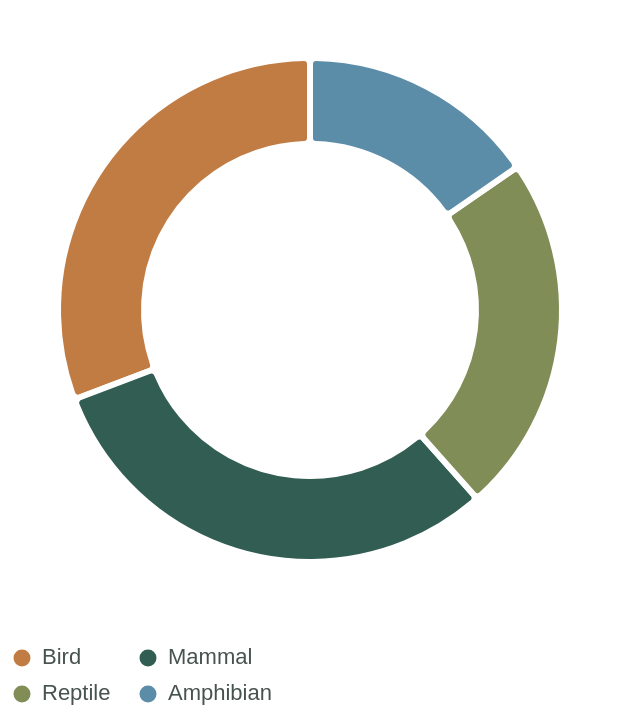

Express this chart as Vega-Lite.
### Vega-Lite specification from a JSON file in a GitHub repository (floating-point values rounded to 4 significant figures)
{"$schema": "https://vega.github.io/schema/vega-lite/v5.json", "background": null, "config": {"view": {"stroke": null}, "axis": {"labelColor": "#47534e", "titleColor": "#47534e", "gridColor": "#e7e8e2", "domainColor": "#c7cec5", "tickColor": "#c7cec5", "labelFont": "Arial", "titleFont": "Arial", "labelFontSize": 11, "titleFontSize": 11, "labelPadding": 7}, "legend": {"labelFont": "Arial", "titleFont": "Arial", "labelColor": "#47534e", "labelFontSize": 11, "titleColor": "#47534e"}, "text": {"font": "Arial"}, "header": {"labelFont": "Arial"}}, "data": {"values": [{"taxon": "Bird", "count": 4, "share": 30.8}, {"taxon": "Mammal", "count": 4, "share": 30.8}, {"taxon": "Reptile", "count": 3, "share": 23.1}, {"taxon": "Amphibian", "count": 2, "share": 15.4}]}, "width": "container", "height": 300, "view": {"stroke": null}, "mark": {"type": "arc", "innerRadius": 83, "outerRadius": 126, "stroke": "#ffffff", "strokeWidth": 3, "cornerRadius": 3}, "encoding": {"theta": {"field": "count", "type": "quantitative", "stack": true}, "color": {"field": "taxon", "type": "nominal", "scale": {"domain": ["Bird", "Mammal", "Reptile", "Amphibian"], "range": ["#c17c44", "#315d52", "#818d57", "#5c8da8"]}, "legend": {"title": null, "orient": "bottom", "direction": "horizontal", "columns": 2}}, "tooltip": [{"field": "taxon", "type": "nominal", "title": "Animal group"}, {"field": "count", "type": "quantitative", "title": "Programs"}, {"field": "share", "type": "quantitative", "title": "Share (%)"}]}}
